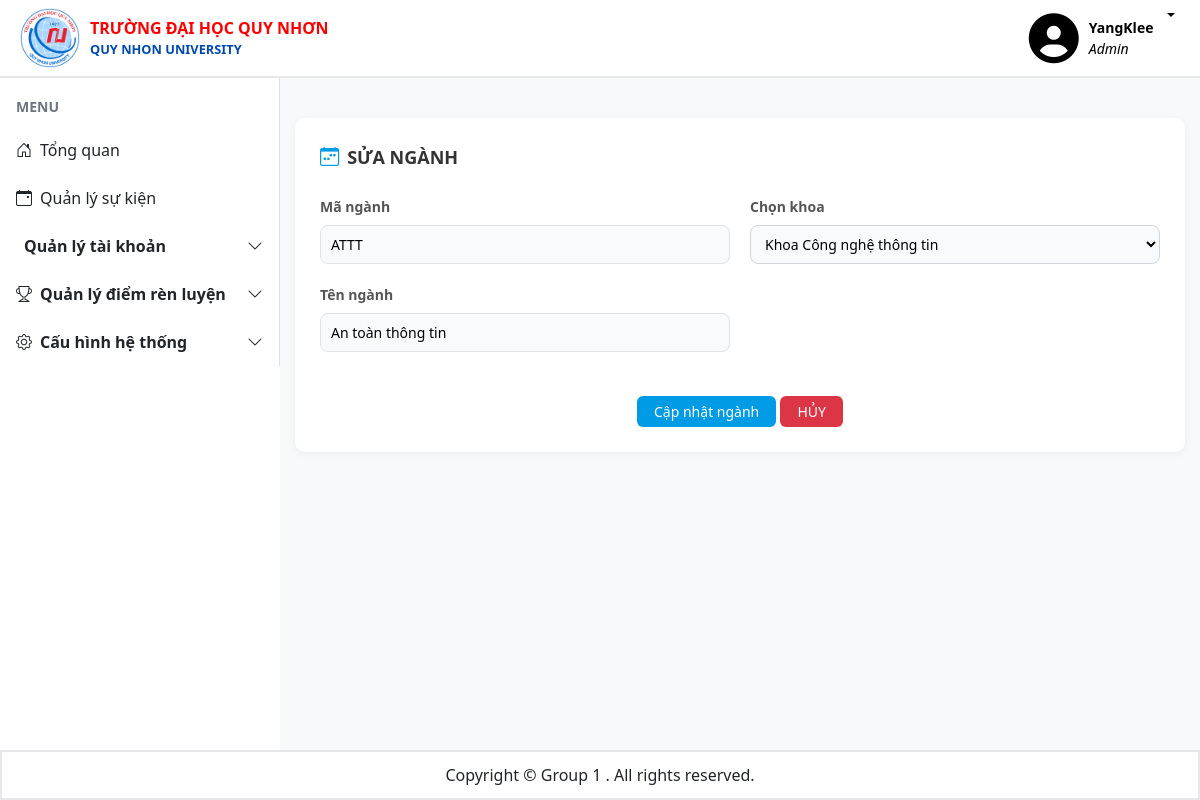
/Admin/CauHinh/Nganh/SuaNganh?NganhID=ATTT (signed in), run on the app's committed database.
### tables this page shows
CREATE TABLE IF NOT EXISTS `nganh` (
  `MaNganh` varchar(10) NOT NULL,
  `TenNganh` varchar(255) DEFAULT NULL,
  `MaKhoa` varchar(10) DEFAULT NULL,
  PRIMARY KEY (`MaNganh`),
  KEY `MaKhoa` (`MaKhoa`)
);

CREATE TABLE IF NOT EXISTS `khoa` (
  `MaKhoa` varchar(10) NOT NULL,
  `TenKhoa` varchar(255) DEFAULT NULL,
  PRIMARY KEY (`MaKhoa`)
);

### app/Controllers/adminController.php (called while the page is built, shortened)
<?php
    require_once __DIR__ . "/../Models/Khoa.php";
    require_once __DIR__ . "/../Models/Nganh.php";
    class adminController
    {
        public function showSuaNganh()
        {
            $nganhModel = new Nganh();
            $dataNganh = $nganhModel->getNganh($_GET['NganhID']);
            $listKhoa = (new Khoa())->getAll();
            include __DIR__ . "/../Views/layout.php" ;
        }
    }
?>

### app/Configs/database.php (called while the page is built, shortened)
<?php
class Database
{
    private static $servername = "localhost";
    private static $username = "root";
    private static $password = "";
    private static $dbname = "qnuevent";
    private static $conn = null;
    public static function getConnection()
    {
        if (self::$conn === null) {
            self::$conn = new mysqli(self::$servername, self::$username, self::$password, self::$dbname);
        }
        return self::$conn;
    }
}
?>

### app/Models/Nganh.php (called while the page is built, shortened)
<?php
    class Nganh
    {
        private $conn;
        public function __construct()
        {
           require_once __DIR__ . "/../Configs/database.php";
           $this->conn = Database::getConnection();
        }
        public function getNganh($MaNganh)
        {
            $sql = "SELECT * FROM Nganh WHERE MaNganh = ?";
            $stmt = $this->conn->prepare($sql);
            $stmt->bind_param('s', $MaNganh);
            $stmt->execute();
                            $result = $stmt->get_result();
                if(mysqli_num_rows($result) > 0)
                {
                    return $result->fetch_assoc();
                }
                else
                {
                    return NULL;
                }
        }
    }
?>

### app/Models/Khoa.php (called while the page is built, shortened)
<?php
    class Khoa
    {
        private $conn = null;
        public function __construct()
        {
           require_once __DIR__ . "/../Configs/database.php";
           $this->conn = Database::getConnection();
        }
        public function getAll()
        {
            $sql = "Select * from Khoa";
            $result = $this->conn->query($sql);
            $data = [];
            if($result->num_rows > 0)
            {
                while($rows = $result->fetch_assoc())
                {
                    $data[] = $rows;
                }
            }
            return $data;
        }
    }
?>

### app/Views/Admin/ThemNganh.php (the view, shortened to what this page needs)
  <head>
    <link rel="stylesheet" href="assest/css/admin/themnganh.css">
</head>
<div class="page-container">
  <div class="custom-card mb-5">
        <div class="card-toolbar mb-4">
            <div class="toolbar-title">
                <i class="bi bi-calendar-week me-2"></i>
                <span>
                    <?php
                        if (isset($dataNganh) && $dataNganh != null) {
                            echo "SỬA NGÀNH";
                        } else {
                            echo "THÊM NGÀNH MỚI";
                        }
                    ?>
                </span>
            </div>
        </div>
        <form action="" class="grid grid-cols-1 md:grid-cols-2 gap-6" method="POST">
            <div class="input-form">
                <label class="block font-medium mb-2">Mã ngành</label>
                <input type="text" <?php echo isset($dataNganh) ? 'readonly' : '' ?> name="MaNganh" value="<?php echo isset($dataNganh) ? $dataNganh['MaNganh'] : '' ?>" class="w-full  border rounded-lg" required>
            </div>
            <div class="input-form">
                <label class="block font-medium mb-2">Chọn khoa</label>
                <select name="MaKhoa">
                        <?php foreach($listKhoa as $khoa): ?>
                            <option value="<?php echo htmlspecialchars($khoa['MaKhoa']); ?>" <?php echo (isset($dataNganh) && $dataNganh['MaKhoa'] == $khoa['MaKhoa']) ? 'selected' : ''; ?>><?php echo htmlspecialchars($khoa['TenKhoa']); ?></option>
                        <?php endforeach; ?>
                </select>
            </div>
            <div class="input-form">
                <label class="block font-medium mb-2">Tên ngành</label>
                <input type="text" name="TenNganh" value="<?php echo isset($dataNganh) ? $dataNganh['TenNganh'] : '' ?>" class="w-full  border rounded-lg" required>
            </div>
            <div class="md:col-span-2 text-center mt-6">
                <button type="submit" class="btn btn-blue text-lg px-12 py-1"><?php echo isset($dataNganh) ? "Cập nhật ngành" : "Thêm ngành" ?></button>
                <a href="Admin/CauHinh/Nganh" class="btn btn-red text-lg px-12 py-1">HỦY</a>
            </div>
        </form>
    </div>
</div>

### public/assest/css/layout.css (style rules this page uses)
* { padding: 0px; margin: 0px; box-sizing: border-box; }
body { background-color: #F6F8FB; overflow: hidden; }

### public/assest/css/admin/themnganh.css (style rules this page uses)
.page-container { max-width: 1200px; margin: 40px auto; padding: 0 15px; }
.custom-card { background-color: #fff; border-radius: 10px; box-shadow: 0 2px 10px rgba(0,0,0,0.05); padding: 25px; }
.mb-4 { margin-bottom: 1.5rem; }
.mb-5 { margin-bottom: 3rem; }
.card-toolbar { display: flex; justify-content: space-between; align-items: center; }
.toolbar-title { font-weight: 600; font-size: 18px; color: #333; display: flex; align-items: center; }
.toolbar-title i { font-size: 1.2rem; color: #009be5; }
form.grid { display: grid; grid-template-columns: 1fr; gap: 20px; }
@media (min-width: 768px) { form.grid { grid-template-columns: 1fr 1fr; } }
@media (min-width: 768px) { .md\:col-span-2 { grid-column: span 2; } }
label.block { display: block; margin-bottom: 8px; font-weight: 600; color: #555; font-size: 14px; }
.input-form input[type="text"], .input-form input[type="number"], .input-form input[type="date"], .input-form select, .input-form textarea { width: 100%; border-radius: 8px; border: 1px solid #d1d5db; padding: 8px 10px; font-size: 14px; outline: none; background: #f9fafb; transition: border-color 0.15s ease, box-shadow 0.15s ease, background-color 0.15s ease; }
.btn { display: inline-block; font-weight: 500; text-align: center; border: 1px solid transparent; padding: 8px 16px; font-size: 14px; border-radius: 6px; cursor: pointer; text-decoration: none; transition: all 0.2s; }
.btn-blue { background-color: #009be5; color: #fff; }
.btn-red { background-color: #dc3545; color: #fff; }
.text-center { text-align: center; }
.mt-6 { margin-top: 1.5rem; }

### app/Views/partials/menubar.php (style rules this page uses)
:root { --sidebar-width: 280px; }
body { background:#f8f9fa; }

### data on the page
nganh: MaNganh "ATTT", MaKhoa "Khoa Công nghệ thông tin", TenNganh "An toàn thông tin"

### other printed values
$_SESSION['FullName'] "YangKlee"
